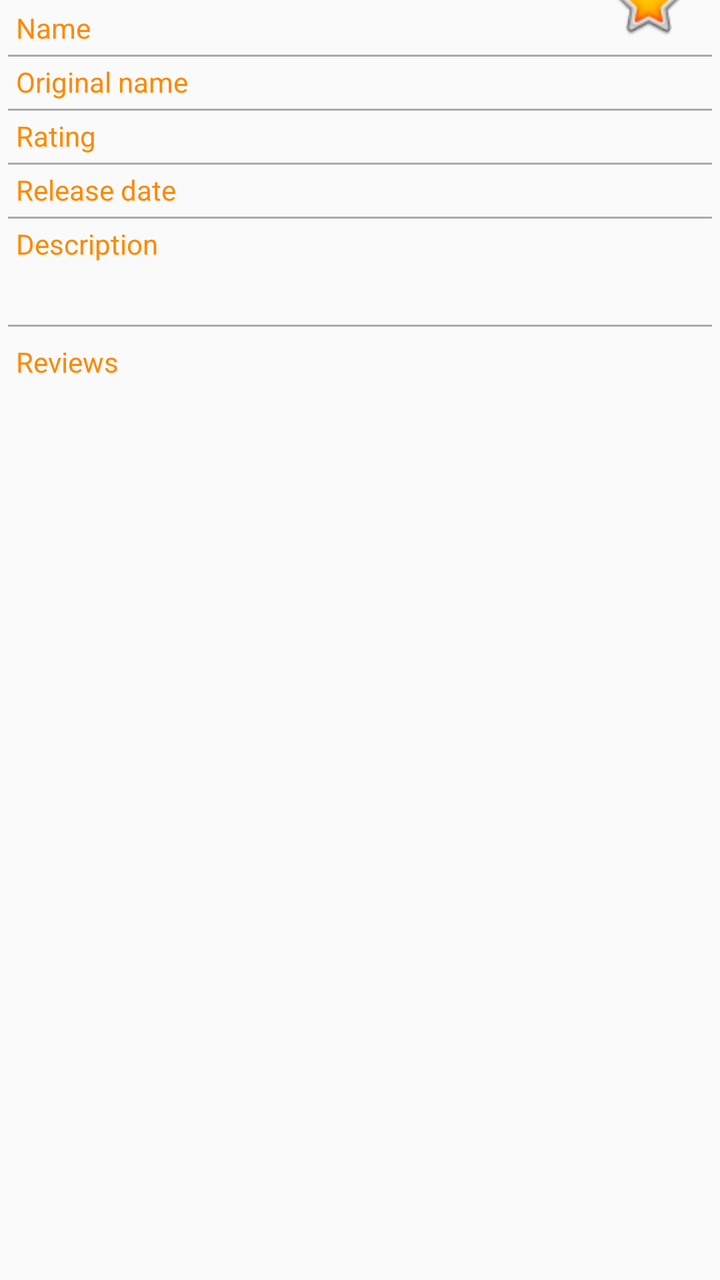
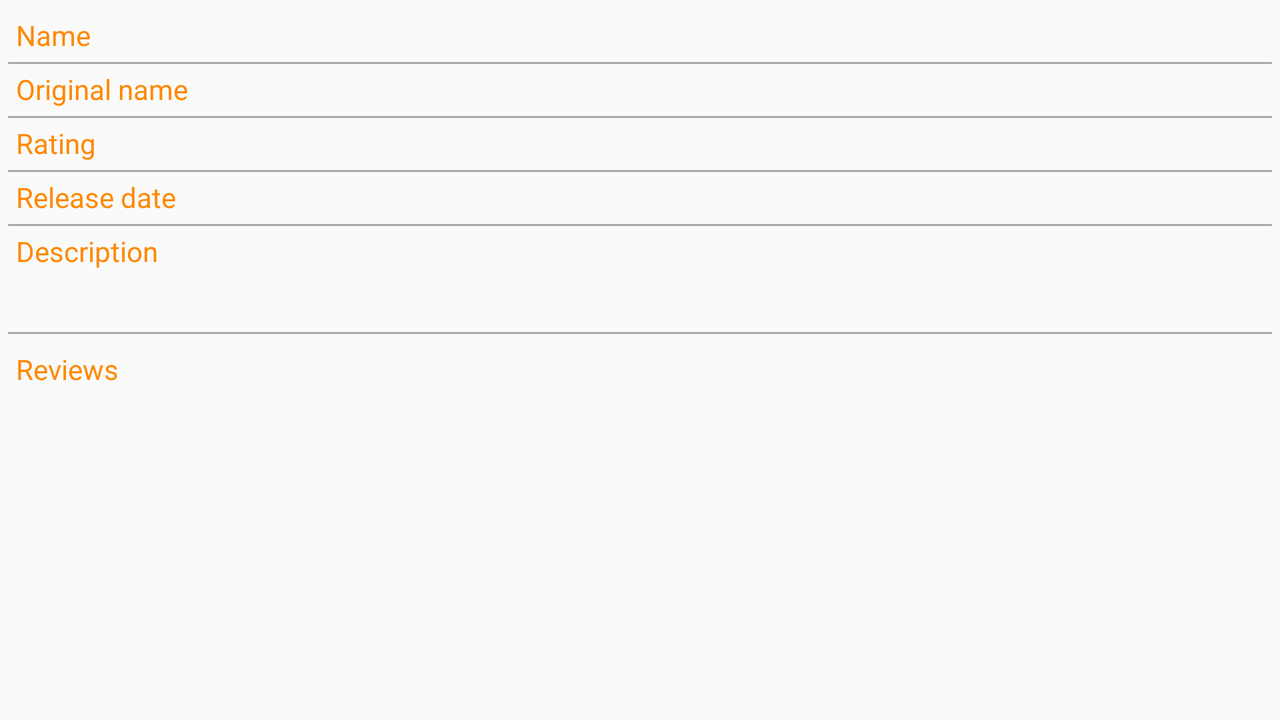

The same Android screen from two of the app's own layout files: first res/layout/ as a phone draws it, then the repository's variant for another configuration, drawn on a device whose configuration selects that folder. Both files follow.
<!-- AndroidManifest.xml: application theme AppTheme -->
<!-- res/layout/activity_detail.xml -->
<?xml version="1.0" encoding="utf-8"?>
<ScrollView android:layout_height="match_parent"
    xmlns:app="http://schemas.android.com/apk/res-auto"
    xmlns:tools="http://schemas.android.com/tools"
    tools:context=".DetailActivity"
    xmlns:android="http://schemas.android.com/apk/res/android" android:layout_width="match_parent">
<androidx.constraintlayout.widget.ConstraintLayout
    android:layout_width="match_parent"
    android:layout_height="wrap_content"

   >

    <ImageView
        android:id="@+id/imageViewBigPoster"
        android:layout_width="0dp"
        android:layout_height="wrap_content"
        android:adjustViewBounds="true"
        app:layout_constraintEnd_toEndOf="parent"
        app:layout_constraintHorizontal_bias="1.0"
        app:layout_constraintStart_toStartOf="parent"
        app:layout_constraintTop_toTopOf="parent"
        tools:srcCompat="@tools:sample/avatars"
        android:contentDescription="@string/poster_of_movie"
        />


    <ImageView
        android:id="@+id/imageViewAddToFavorite"
        android:layout_width="@dimen/size_of_star"
        android:layout_height="@dimen/size_of_star"
        android:layout_marginEnd="16dp"
        android:layout_marginRight="16dp"
        app:layout_constraintBottom_toBottomOf="@+id/imageViewBigPoster"
        app:layout_constraintEnd_toEndOf="@+id/imageViewBigPoster"
        app:layout_constraintTop_toBottomOf="@+id/imageViewBigPoster"
        app:srcCompat="@android:drawable/btn_star_big_on"
        android:onClick="onClickChangeFavourite"
        android:contentDescription="@string/favorite_button"
        />
    <include
        layout="@layout/movie_info"
        android:id="@+id/movieInfo"
        android:layout_marginTop="16dp"
        android:layout_width="0dp"
        android:layout_height="wrap_content"
        app:layout_constraintStart_toStartOf="parent"
        app:layout_constraintEnd_toEndOf="parent"
        app:layout_constraintTop_toTopOf="@id/imageViewAddToFavorite"/>

</androidx.constraintlayout.widget.ConstraintLayout>
</ScrollView>
<!-- res/layout/movie_info.xml (included above) -->
<?xml version="1.0" encoding="utf-8"?>
<androidx.constraintlayout.widget.ConstraintLayout xmlns:android="http://schemas.android.com/apk/res/android"
    android:layout_width="match_parent"
    android:layout_height="match_parent"
    xmlns:app="http://schemas.android.com/apk/res-auto"

    >
    <TextView
        android:id="@+id/textViewLabelTitle"
        style="@style/LabelStyle"
        android:text="@string/film_name"
        app:layout_constraintStart_toStartOf="parent"
        app:layout_constraintTop_toTopOf="parent"
        />
    <View
        style="@style/LineViewStyle"
        app:layout_constraintTop_toBottomOf="@id/textViewTitle"
        app:layout_constraintEnd_toEndOf="parent"
        app:layout_constraintStart_toStartOf="parent"

        />

    <androidx.constraintlayout.widget.Guideline
        android:id="@+id/guidelineCenter"
        android:layout_width="wrap_content"
        android:layout_height="wrap_content"
        android:orientation="vertical"
        app:layout_constraintGuide_percent="0.5" />

    <TextView
        android:id="@+id/textViewTitle"
        android:layout_width="0dp"
        android:layout_height="wrap_content"
        android:layout_marginTop="8dp"
        android:layout_marginEnd="8dp"
        android:layout_marginRight="8dp"

        app:layout_constraintEnd_toEndOf="parent"
        app:layout_constraintStart_toStartOf="@+id/guidelineCenter"
        app:layout_constraintTop_toTopOf="parent" />


    <TextView
        android:id="@+id/textViewLabelOriginalTitle"
        style="@style/LabelStyle"
        android:text="@string/film_original_name"
        app:layout_constraintStart_toStartOf="parent"
        app:layout_constraintTop_toBottomOf="@+id/textViewTitle" />

    <TextView
        android:id="@+id/textViewOriginalTitle"
        android:layout_width="0dp"
        android:layout_height="wrap_content"
        android:layout_marginTop="8dp"
        android:layout_marginEnd="8dp"
        android:layout_marginRight="8dp"
        app:layout_constraintEnd_toEndOf="parent"
        app:layout_constraintStart_toStartOf="@+id/guidelineCenter"
        app:layout_constraintTop_toBottomOf="@+id/textViewTitle" />
    <View
        style="@style/LineViewStyle"
        app:layout_constraintTop_toBottomOf="@id/textViewOriginalTitle"
        app:layout_constraintEnd_toEndOf="parent"
        app:layout_constraintStart_toStartOf="parent"
        />
    <TextView
        android:id="@+id/textViewLabelRating"
        style="@style/LabelStyle"
        android:text="@string/film_rating"
        app:layout_constraintStart_toStartOf="parent"
        app:layout_constraintTop_toBottomOf="@+id/textViewOriginalTitle" />

    <TextView
        android:id="@+id/textViewRating"
        android:layout_width="0dp"
        android:layout_height="wrap_content"
        android:layout_marginTop="8dp"
        android:layout_marginEnd="8dp"
        android:layout_marginRight="8dp"
        app:layout_constraintEnd_toEndOf="parent"
        app:layout_constraintStart_toStartOf="@+id/guidelineCenter"
        app:layout_constraintTop_toBottomOf="@+id/textViewOriginalTitle" />
    <View
        style="@style/LineViewStyle"
        app:layout_constraintTop_toBottomOf="@id/textViewRating"
        app:layout_constraintEnd_toEndOf="parent"
        app:layout_constraintStart_toStartOf="parent"
        />
    <TextView
        android:id="@+id/textViewLabelReleaseDate"
        style="@style/LabelStyle"
        android:text="@string/film_release_date"
        app:layout_constraintStart_toStartOf="parent"
        app:layout_constraintTop_toBottomOf="@+id/textViewRating" />
    <View
        style="@style/LineViewStyle"
        app:layout_constraintTop_toBottomOf="@id/textViewReleaseDate"
        app:layout_constraintEnd_toEndOf="parent"
        app:layout_constraintStart_toStartOf="parent"
        />
    <TextView
        android:id="@+id/textViewReleaseDate"
        android:layout_width="0dp"
        android:layout_height="wrap_content"
        android:layout_marginTop="8dp"
        android:layout_marginEnd="8dp"
        android:layout_marginRight="8dp"
        app:layout_constraintEnd_toEndOf="parent"
        app:layout_constraintStart_toStartOf="@+id/guidelineCenter"
        app:layout_constraintTop_toBottomOf="@+id/textViewRating" />

    <TextView
        android:id="@+id/textViewLabelDescription"
        style="@style/LabelStyle"
        android:text="@string/film_description"
        app:layout_constraintStart_toStartOf="parent"
        app:layout_constraintTop_toBottomOf="@+id/textViewReleaseDate" />

    <TextView
        android:id="@+id/textViewOverView"
        android:layout_width="0dp"
        android:layout_height="wrap_content"
        android:layout_marginStart="8dp"
        android:layout_marginLeft="8dp"
        android:layout_marginTop="8dp"
        android:layout_marginEnd="8dp"
        android:layout_marginRight="8dp"
        app:layout_constraintEnd_toEndOf="parent"
        app:layout_constraintStart_toStartOf="parent"
        app:layout_constraintTop_toBottomOf="@+id/textViewLabelDescription" />
    <View
        style="@style/LineViewStyle"
        app:layout_constraintTop_toBottomOf="@id/textViewOverView"
        app:layout_constraintEnd_toEndOf="parent"
        app:layout_constraintStart_toStartOf="parent"
        />


    <androidx.recyclerview.widget.RecyclerView
        android:id="@+id/recyclerViewTrailers"
        android:layout_width="0dp"
        android:layout_height="wrap_content"
        android:layout_marginStart="8dp"
        android:layout_marginLeft="8dp"
        android:nestedScrollingEnabled="false"
        app:layout_constraintEnd_toEndOf="parent"
        app:layout_constraintStart_toStartOf="parent"
        app:layout_constraintTop_toBottomOf="@id/textViewOverView" />
    <View
        android:id="@+id/lineRecyclerTrailer"
        style="@style/LineViewStyle"
        app:layout_constraintTop_toBottomOf="@id/recyclerViewTrailers"
        app:layout_constraintEnd_toEndOf="parent"
        app:layout_constraintStart_toStartOf="parent"
        />
    <TextView
        android:id="@+id/textViewLabelReviews"
        style="@style/LabelStyle"
        android:text="@string/label_reviews"
        app:layout_constraintStart_toStartOf="parent"
        app:layout_constraintTop_toBottomOf="@+id/lineRecyclerTrailer" />
    <androidx.recyclerview.widget.RecyclerView
        android:id="@+id/recyclerViewReviews"
        android:layout_width="0dp"
        android:layout_height="wrap_content"

        android:layout_marginStart="8dp"
        android:layout_marginLeft="8dp"
        android:nestedScrollingEnabled="false"
        app:layout_constraintEnd_toEndOf="parent"
        app:layout_constraintStart_toStartOf="parent"
        app:layout_constraintTop_toBottomOf="@id/textViewLabelReviews" />
</androidx.constraintlayout.widget.ConstraintLayout>
<!-- resources referenced by this layout -->
<resources>
  <dimen name="size_of_star">40dp</dimen>
  <string name="favorite_button">Add favorite</string>
  <string name="film_description">"Description "</string>
  <string name="film_name">Name</string>
  <string name="film_original_name">Original name</string>
  <string name="film_rating">Rating</string>
  <string name="film_release_date">Release date</string>
  <string name="label_reviews">Reviews</string>
  <string name="poster_of_movie">Poster</string>
  <style name="LabelStyle">
          <item name="android:layout_width">wrap_content</item>
          <item name="android:layout_height">wrap_content</item>
          <item name="android:layout_marginLeft">8dp</item>
          <item name="android:layout_marginTop">8dp</item>
          <item name="android:textColor">@android:color/holo_orange_dark</item>
      </style>
  <style name="LineViewStyle">
          <item name="android:layout_width">0dp</item>
          <item name="android:layout_height">1dp</item>
          <item name="android:layout_margin">4dp</item>
          <item name="android:background">@android:color/darker_gray</item>
          <item name="android:layout_marginLeft">16dp</item>
          <item name="android:layout_marginRight">16dp</item>
      </style>
  <style name="AppTheme" parent="Theme.AppCompat.Light.DarkActionBar">
          
          <item name="colorPrimary">@color/colorPrimary</item>
          <item name="colorPrimaryDark">@color/colorPrimaryDark</item>
          <item name="colorAccent">@color/colorAccent</item>
      </style>
</resources>
<!-- res/layout-land/activity_detail.xml (the repository's variant of the layout above) -->
<!-- drawn on the phone turned sideways -->
<?xml version="1.0" encoding="utf-8"?>
<androidx.constraintlayout.widget.ConstraintLayout android:layout_width="match_parent"
    android:layout_height="match_parent"
    tools:context=".DetailActivity"
    xmlns:android="http://schemas.android.com/apk/res/android"
    xmlns:app="http://schemas.android.com/apk/res-auto"
    xmlns:tools="http://schemas.android.com/tools">

    <ImageView
        android:id="@+id/imageViewBigPoster"
        android:layout_width="wrap_content"
        android:layout_height="0dp"
        android:adjustViewBounds="true"
        app:layout_constraintBottom_toBottomOf="parent"
        app:layout_constraintStart_toStartOf="parent"
        app:layout_constraintTop_toTopOf="parent"
        tools:srcCompat="@tools:sample/avatars"
        android:contentDescription="@string/poster_of_movie"
        />

    <ImageView
        android:id="@+id/imageViewAddToFavorite"
        android:layout_width="@dimen/size_of_star"
        android:layout_height="@dimen/size_of_star"
        android:contentDescription="@string/favorite_button"
        android:layout_marginTop="8dp"
        app:layout_constraintEnd_toEndOf="@+id/imageViewBigPoster"
        app:layout_constraintTop_toTopOf="@+id/imageViewBigPoster"
        app:srcCompat="@android:drawable/btn_star_big_on"
        android:onClick="onClickChangeFavourite"
         />

    <ScrollView
        android:layout_width="0dp"
        android:layout_height="0dp"
        app:layout_constraintTop_toTopOf="parent"
        app:layout_constraintEnd_toEndOf="parent"
        app:layout_constraintBottom_toBottomOf="parent"
        app:layout_constraintStart_toEndOf="@id/imageViewBigPoster"
        >

        <include
            android:id="@+id/movieInfo"
            layout="@layout/movie_info"
            android:layout_width="match_parent"
            android:layout_height="wrap_content"
           />
    </ScrollView>

</androidx.constraintlayout.widget.ConstraintLayout>
